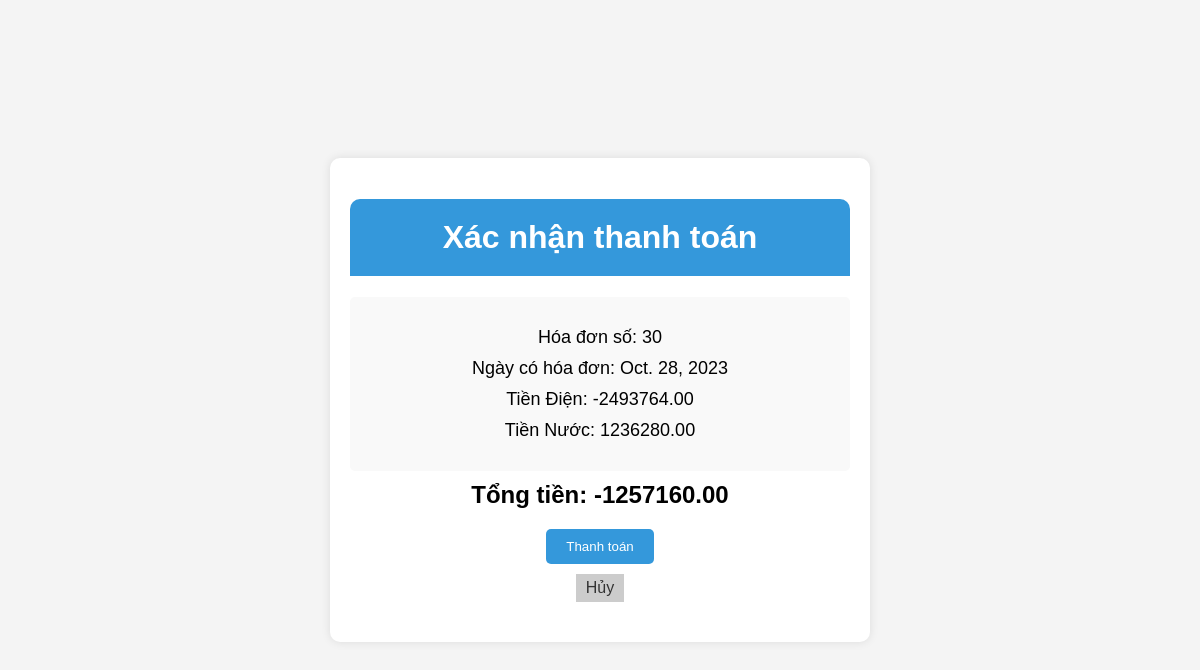
/thanh_toan/30/ (signed in), run on the app's committed database.
### phongtro/models.py (models this page shows, shortened)
class HoaDon(models.Model):
    ten_phong = models.ForeignKey(Phong, on_delete=models.CASCADE)
    ngay_co_hoa_don = models.DateField(blank=True)
    ngay_thanh_toan = models.DateField(blank=True,null=True)
    TRANG_THAI_CHOICES = [('chưa thanh toán', 'Chưa Thanh Toán'), ('đã thanh toán', 'Đã Thanh Toán')]
    trang_thai = models.CharField(max_length=15, choices=TRANG_THAI_CHOICES, default='chưa thanh toán')
    so_dien_dau = models.IntegerField(blank=True)
    so_dien_cuoi = models.IntegerField()
    tien_dien = models.DecimalField(max_digits=10, decimal_places=2,blank=True)
    so_nuoc_dau = models.IntegerField(blank=True)
    so_nuoc_cuoi = models.IntegerField()
    tong_tien_nuoc = models.DecimalField(max_digits=10, decimal_places=2,blank=True,default=20000)
    tong_cong=models.DecimalField(max_digits=10,decimal_places=2,blank=True,null=True)

### phongtro/views.py (the view, shortened to what this page needs)
# urls.py: path('thanh_toan/<str:hoadon_id>/', views.ThanhToanView.as_view(), name='thanh_toan'),
class ThanhToanView(LoginRequiredMixin,View):
    login_url="/login"
    template_name = 'phongtro/confirm_thanhtoan.html'
    def get(self, request, hoadon_id):
        try:
            hoadon = HoaDon.objects.get(id=hoadon_id)
            if hoadon.trang_thai == 'chưa thanh toán':
                return render(request, self.template_name, {'hoa_don': hoadon})
            else:
                return HttpResponse("Hóa đơn đã thanh toán rồi")
        except HoaDon.DoesNotExist:
            return HttpResponse("Hóa đơn không tồn tại.")

### phongtro/templates/phongtro/confirm_thanhtoan.html (shortened to what this page needs)
<!DOCTYPE html>
<html>
<head>
</head>
<body>
    <div class="container">
        <h1>Xác nhận thanh toán</h1>
        <div class="payment-details">
            <p>Hóa đơn số: {{ hoa_don.id }}</p>
            <p>Ngày có hóa đơn: {{ hoa_don.ngay_co_hoa_don }}</p>
            <p>Tiền Điện: {{ hoa_don.tien_dien }}</p>
            <p>Tiền Nước: {{ hoa_don.tong_tien_nuoc }}</p>
        </div>
        <p class="total-amount">Tổng tiền: {{ hoa_don.tong_cong }}</p>
        <div class="action-buttons">
            <form method="post">
                <button type="submit">Thanh toán</button>
            </form>
            <a href="{% url 'hoadon-list' %}">Hủy</a>
        </div>
    </div>
</body>
</html>

### phongtro/templates/phongtro/confirm_thanhtoan.html (style rules this page uses)
body { font-family: Arial, sans-serif; background-color: #f4f4f4; margin: 0; padding: 0; text-align: center; display: flex; flex-direction: column; align-items: center; justify-content: center; height: 100vh; }
.container { background-color: #fff; width: 80%; max-width: 500px; margin: 0 auto; padding: 20px; border-radius: 10px; box-shadow: 0px 0px 10px rgba(0,0,0,0.1); }
h1 { background-color: #3498db; color: #fff; padding: 20px; border-radius: 10px 10px 0 0; }
p { font-size: 18px; margin: 10px 0; }
.payment-details { background-color: #f9f9f9; padding: 20px; border-radius: 5px; }
.payment-details p { margin: 10px 0; }
.total-amount { font-size: 24px; font-weight: bold; }
.action-buttons { margin: 20px; }
button[type="submit"] { background-color: #3498db; color: #fff; padding: 10px 20px; border-radius: 5px; border: none; cursor: pointer; transition-duration: 0.4s; }
a { display: inline-block; margin-top: 10px; text-decoration: none; background-color: #ccc; color: #333; padding: 5px 10px; transition-duration: 0.4s; }

### data on the page
HoaDon: id "30", ngay_co_hoa_don "Oct. 28, 2023", tien_dien "-2493764.00", tong_tien_nuoc "1236280.00", tong_cong "-1257160.00"
